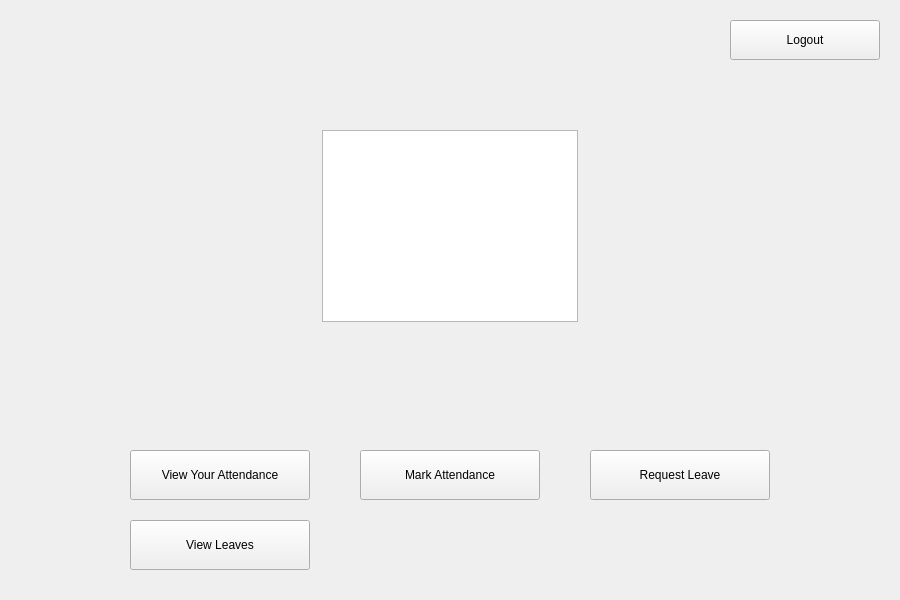
<?xml version="1.0" encoding="UTF-8"?>
<ui version="4.0">
 <class>GuardLogin</class>
 <widget class="QWidget" name="GuardLogin">
  <property name="geometry">
   <rect>
    <x>0</x>
    <y>0</y>
    <width>900</width>
    <height>600</height>
   </rect>
  </property>
  <property name="windowTitle">
   <string>Guard Login</string>
  </property>
  <widget class="QPushButton" name="viewAttendanceButton">
   <property name="geometry">
    <rect>
     <x>130</x>
     <y>450</y>
     <width>180</width>
     <height>50</height>
    </rect>
   </property>
   <property name="text">
    <string>View Your Attendance</string>
   </property>
  </widget>
  <widget class="QPushButton" name="markAttendanceButton">
   <property name="geometry">
    <rect>
     <x>360</x>
     <y>450</y>
     <width>180</width>
     <height>50</height>
    </rect>
   </property>
   <property name="text">
    <string>Mark Attendance</string>
   </property>
  </widget>
  <widget class="QPushButton" name="requestLeaveButton">
   <property name="geometry">
    <rect>
     <x>590</x>
     <y>450</y>
     <width>180</width>
     <height>50</height>
    </rect>
   </property>
   <property name="text">
    <string>Request Leave</string>
   </property>
  </widget>
  <widget class="QGraphicsView" name="guardPic">
   <property name="geometry">
    <rect>
     <x>322</x>
     <y>130</y>
     <width>256</width>
     <height>192</height>
    </rect>
   </property>
   <property name="whatsThis">
    <string>&lt;html&gt;&lt;head/&gt;&lt;body&gt;&lt;p&gt;&lt;img src=&quot;:/pic.png&quot;/&gt;&lt;/p&gt;&lt;/body&gt;&lt;/html&gt;</string>
   </property>
  </widget>
  <widget class="QPushButton" name="logOutButton">
   <property name="geometry">
    <rect>
     <x>730</x>
     <y>20</y>
     <width>150</width>
     <height>40</height>
    </rect>
   </property>
   <property name="text">
    <string>Logout</string>
   </property>
  </widget>
  <widget class="QPushButton" name="viewLeavesButton">
   <property name="geometry">
    <rect>
     <x>130</x>
     <y>520</y>
     <width>180</width>
     <height>50</height>
    </rect>
   </property>
   <property name="text">
    <string>View Leaves</string>
   </property>
  </widget>
 </widget>
 <resources/>
 <connections/>
</ui>
